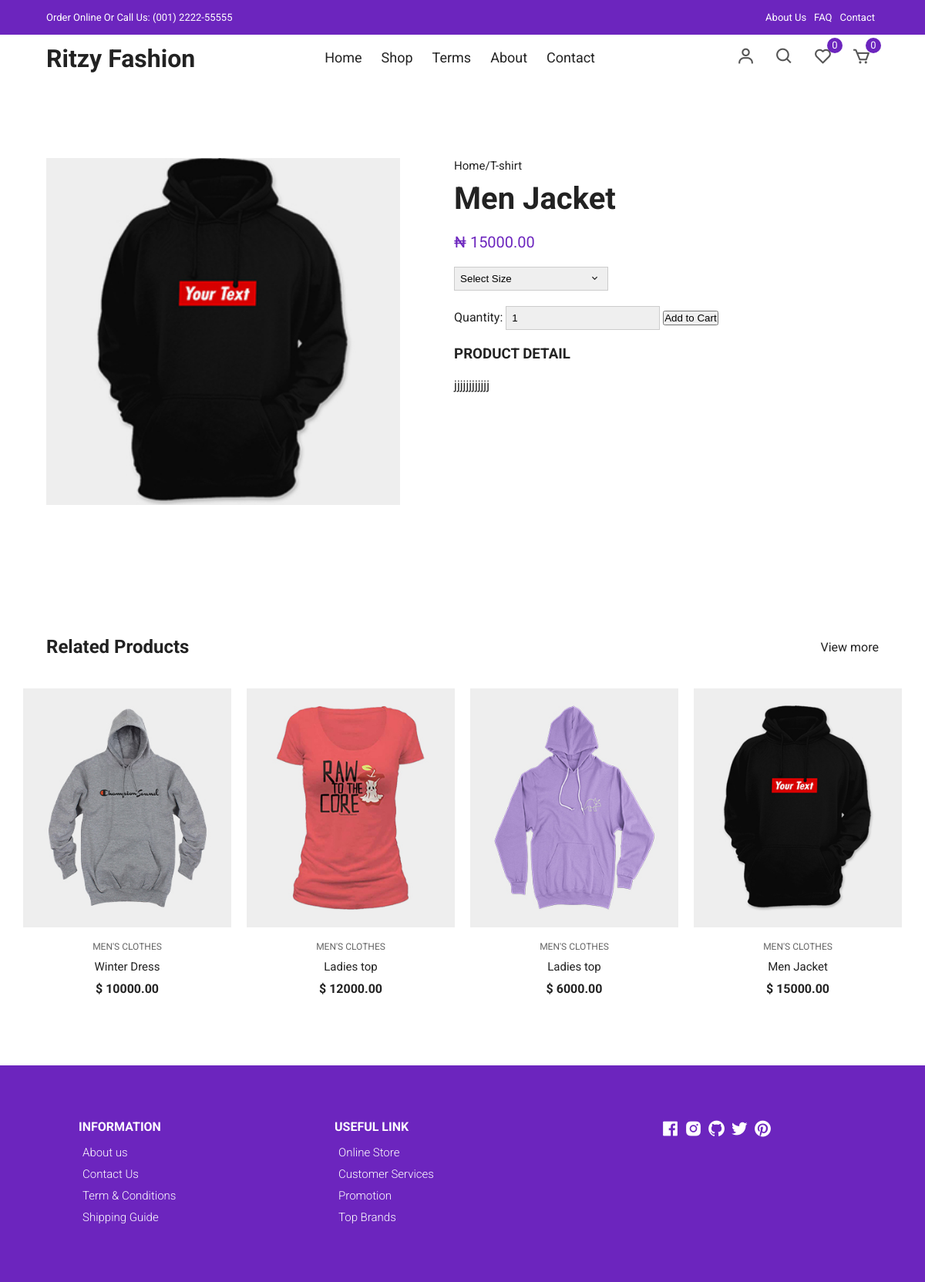
/products/4/men-jacket/, run on an earlier commit of the app's database.
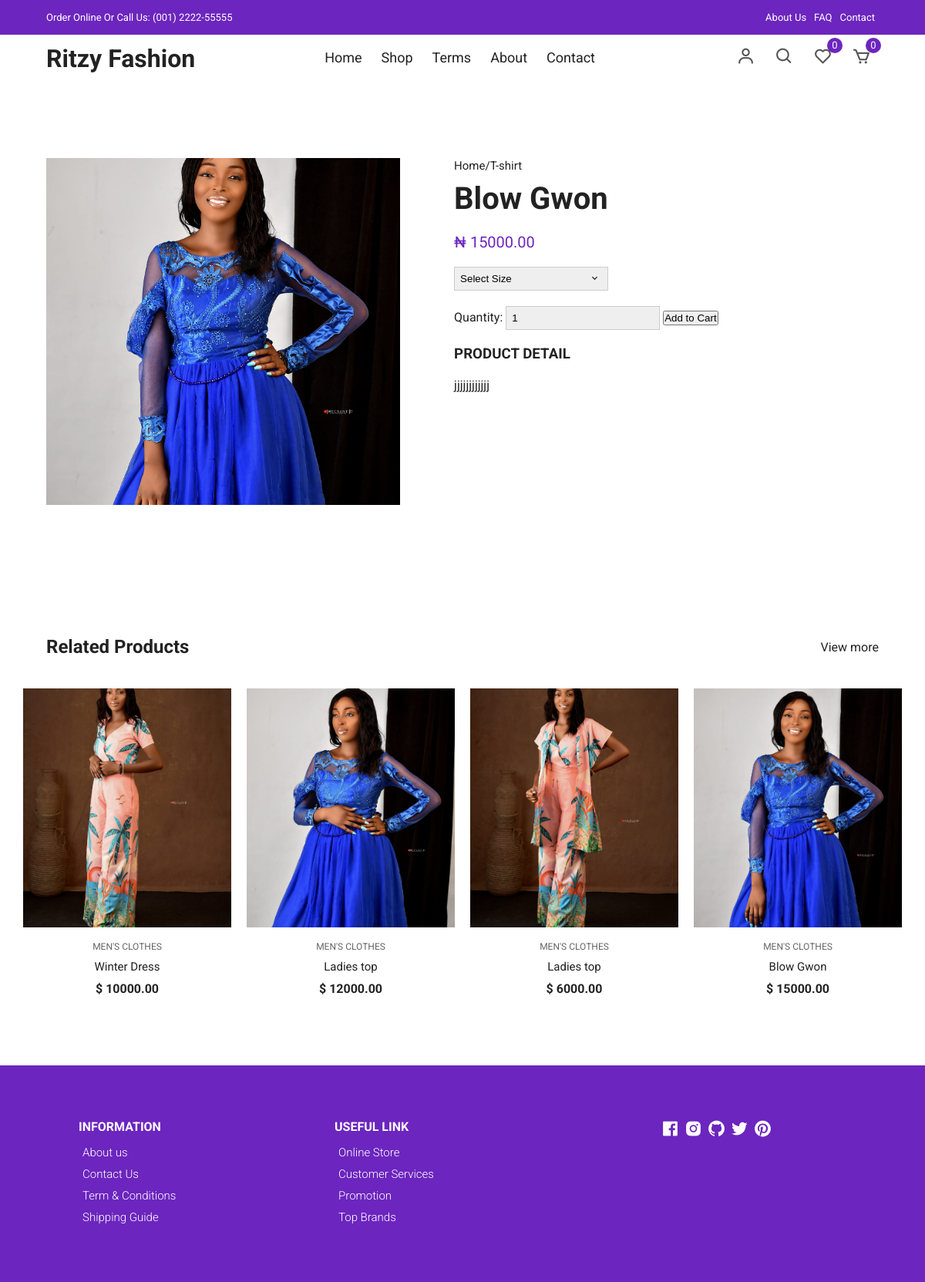
And on a later commit of the database.
### products/models.py (models this page shows, shortened)
class Product(models.Model):
    category = models.ForeignKey(Category, related_name='products', on_delete=models.CASCADE)
    name = models.CharField(max_length=200, db_index=True)
    slug = models.SlugField(max_length=200, db_index=True)
    image = models.ImageField(upload_to='products/%Y/%m/%d', blank=True)
    description = models.TextField(blank=True)
    price = models.DecimalField(max_digits=10, decimal_places=2)
    available = models.BooleanField(default=True)
    created = models.DateTimeField(auto_now_add=True)
    updated = models.DateTimeField(auto_now=True)
    class Meta:
        ordering = ('name',)
        index_together = (('id', 'slug'),)
    def get_absolute_url(self):
        return reverse('products:product_detail', args=[self.id, self.slug])

### products/views.py (the view)
# urls.py: path('<int:id>/<slug:slug>/', views.product_detail, name='product_detail'),
def product_detail(request, id, slug):
    category = None
    categories = Category.objects.all()
    cart_product_form = CartAddProductForm()
    products = Product.objects.filter(available=True)
    related_products = Product.objects.order_by('-category')[:4]
    cart_product_form = CartAddProductForm()
    product = get_object_or_404(Product, id=id, slug=slug, available=True)
    context = {
        'product': product,
        'category': category,
        'categories': categories,
        'products' : products,
        'cart_product_form': cart_product_form,
        'related_products': related_products
    }
    return render(request, 'products/product_details.html', context)

### cart/forms.py
class CartAddProductForm(forms.Form):
    quantity = forms.TypedChoiceField(choices=PRODUCT_QUANTITY_CHOICES, coerce=int)
    override = forms.BooleanField(required=False, initial=False, widget=forms.HiddenInput)

### products/templates/products/product_details.html (shortened to what this page needs)
{% extends 'mart/base.html' %}
{% load static %}
{% block content %}
    <div class="top-nav">
      <div class="container d-flex">
        <p>Order Online Or Call Us: (001) 2222-55555</p>
        <ul class="d-flex">
          <li><a href="#">About Us</a></li>
          <li><a href="#">FAQ</a></li>
          <li><a href="#">Contact</a></li>
        </ul>
      </div>
    </div>
    <div class="navigation">
      <div class="nav-center container d-flex">
        <a href="index.html" class="logo"><h1>Ritzy Fashion</h1></a>
        <ul class="nav-list d-flex">
          <li class="nav-item">
            <a href="{% url 'mart:ritzy-home' %}" class="nav-link">Home</a>
          </li>
          <li class="nav-item">
            <a href="{% url 'product:product_list' %}" class="nav-link">Shop</a>
          </li>
          <li class="nav-item">
            <a href="#terms" class="nav-link">Terms</a>
          </li>
          <li class="nav-item">
            <a href="#about" class="nav-link">About</a>
          </li>
          <li class="nav-item">
            <a href="#contact" class="nav-link">Contact</a>
          </li>
        </ul>
        <div class="icons d-flex">
          <a href="login.html" class="icon">
            <i class="bx bx-user"></i>
          </a>
          <div class="icon">
            <i class="bx bx-search"></i>
          </div>
          <div class="icon">
            <i class="bx bx-heart"></i>
            <span class="d-flex">0</span>
          </div>
          <a href="cart.html" class="icon">
            <i class="bx bx-cart"></i>
            <span class="d-flex">0</span>
          </a>
        </div>
      </div>
    </div>
    <section class="section product-detail">
      <div class="details container">
        <div class="left image-container">
          <div class="main">
            <img src="{{ product.image.url }}" id="zoom" alt="" />
          </div>
        </div>
        <div class="right">
          <span>Home/T-shirt</span>
          <h1>{{ product.name }}</h1>
          <div class="price">₦ {{ product.price }}</div>
          <form>
            <div>
              <select>
                <option value="Select Size" selected disabled>
                  Select Size
                </option>
              </select>
              <span><i class="bx bx-chevron-down"></i></span>
            </div>
          </form>
          <form action="{% url 'cart:cart_add' product.id %}" method="post">
            {{ cart_product_form }}
            <input type="submit" value="Add to Cart" class="addCart" ></input>
          </form>
          <h3>Product Detail</h3>
          <p>
           {{ product.description }}
          </p>
        </div>
      </div>
    </section>
    <section class="section featured">
      <div class="top container">
        <h1>Related Products</h1>
        <a href="#" class="view-more">View more</a>
      </div>
      <div class="product-center container">
        {% for product in related_products %}
        <div class="product-item">
          <div class="overlay">
            <a href="" class="product-thumb">
              <img src="{{ product.image.url }}" alt="" />
            </a>
          </div>
          <div class="product-info">
            <span>MEN'S CLOTHES</span>
            <a href="{{ product.get_absolute_url }}">{{ product.name }}</a>
            <h4>$ {{ product.price }}</h4>
          </div>
          <ul class="icons">
          </ul>
        </div>
        {% endfor %}
      </div>
    </section>
{% endblock content %}

What changed in the data, as far as the page shows it:
changed Product "jjjjjjjjjjjj": image: a different picture; name "Men Jacket" → "Blow Gwon"
changed Product "Winter Dress": image: a different picture
changed Product (number 3 of 4 on the later page): image: a different picture
changed Product (number 4 of 4 on the later page): image: a different picture
